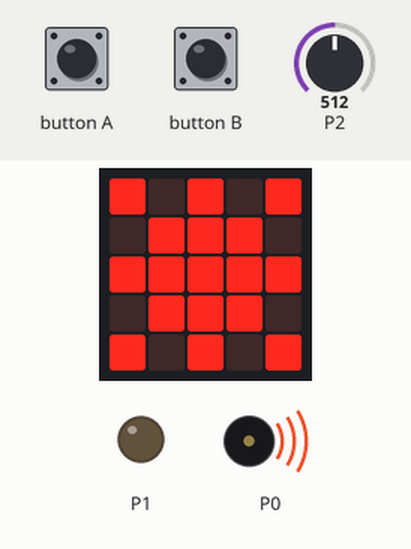
The program below on a simulated BBC micro:bit (MakeCode). Shown: the board's 5×5 LED display, output pins drawn as LEDs (lit = HIGH), buzzer (waves = sounding). The inputs (shaded band) are chosen by the test bench; at power-on: P2 = 512 (analog values on the 0–1023 scale).

Above: at 0.98 s.
1.3 s: P2 set to 52
3.2 s: P2 set to 46
At 5.1 s:
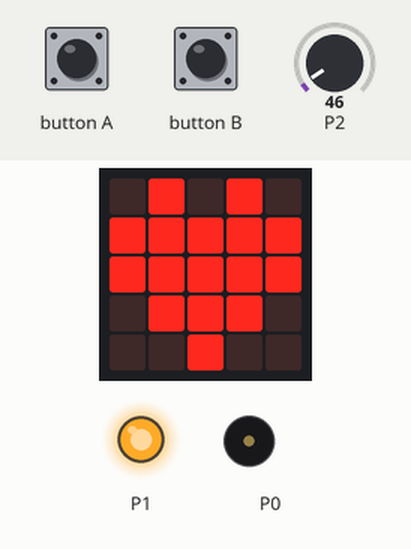
5.7 s: P2 set to 122
At 6.8 s:
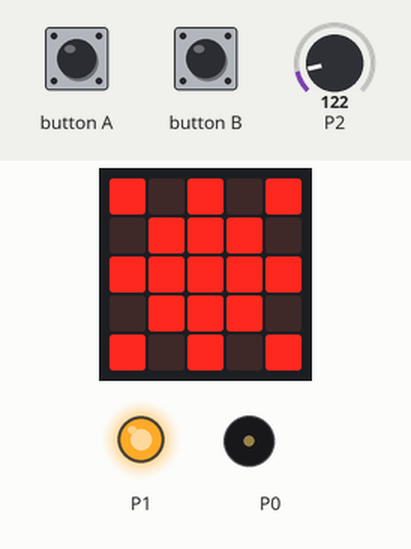
8.1 s: button A pressed for 0.15 s
8.8 s: P2 set to 0
At 9.8 s:
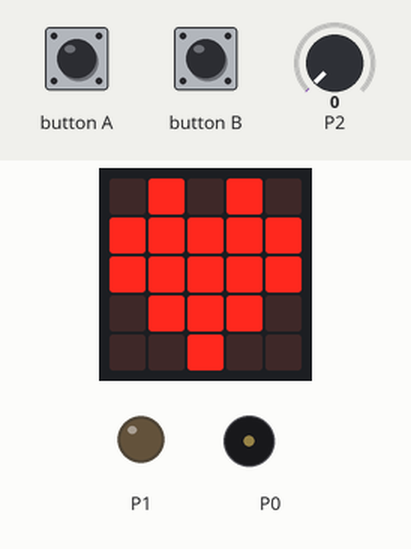
11.5 s: P2 set to 306
At 12.6 s:
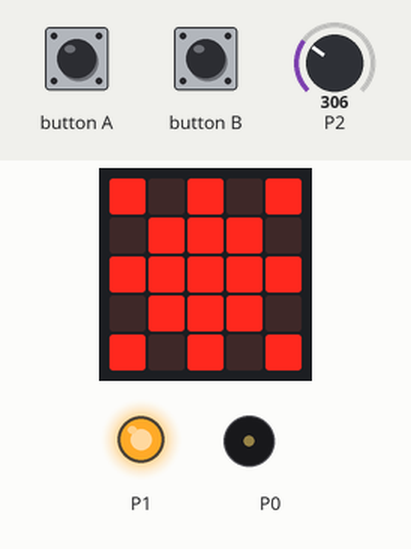
Timing chart, 0 to 15.5 s (numbered marks = the images above; inputs shaded):
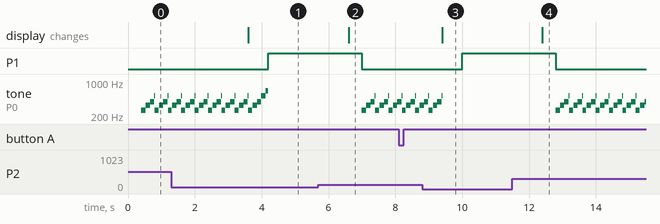

Measured:
- the behaviour switches between 50 and 49 on P2 (found by bisection; images 0 and 1)
- after the input at 3.2 s, P1: LOW → HIGH after 1.0 s; the display: changes after 0.40 s (image 1)
- after the input at 5.7 s, P1: HIGH → LOW after 1.3 s; tone on P0: silent → 262 Hz after 1.3 s, then repeats every 0.40 s: 330 Hz 0.13 s, 392 Hz 0.13 s, 523 Hz 0.01 s, 262 Hz 0.12 s, silent 0.01 s; the display: changes after 0.90 s (image 2)
- after the input at 8.8 s, P1: LOW → HIGH after 1.2 s; the display: changes after 0.60 s (image 3)
- after the input at 11.5 s, P1: HIGH → LOW after 1.3 s; tone on P0: silent → 262 Hz after 1.3 s, then repeats every 0.40 s: 330 Hz 0.13 s, 392 Hz 0.13 s, 523 Hz 0.01 s, 262 Hz 0.12 s, silent 0.01 s; the display: changes after 0.90 s (image 4)
- by itself, tone on P0: plays 262 Hz for 0.12 s, 330 Hz for 0.13 s, 392 Hz for 0.13 s, 523 Hz for 0.01 s, 262 Hz for 0.12 s, 330 Hz for 0.13 s … (9 notes in this stretch)

The program:

main.ts
```typescript
input.onButtonPressed(Button.A, function () {
    음악정지 = 1
})
input.onButtonPressed(Button.B, function () {
    OLED.writeNumNewLine(조도값)
})
let 조도값 = 0
let 음악정지 = 0
basic.clearScreen()
let 기준값 = 50
음악정지 = 0
basic.forever(function () {
    조도값 = pins.analogReadPin(AnalogPin.P2)
    if (조도값 > 기준값) {
        if (음악정지 == 0) {
            basic.showLeds(`
                # . # . #
                . # # # .
                # # # # #
                . # # # .
                # . # . #
                `)
            music.startMelody(music.builtInMelody(Melodies.Prelude), MelodyOptions.Once)
            pins.digitalWritePin(DigitalPin.P1, 0)
        } else {
            if (음악정지 > 0) {
                basic.showLeds(`
                    # . # . #
                    . # # # .
                    # # # # #
                    . # # # .
                    # . # . #
                    `)
                music.stopAllSounds()
            }
        }
    } else {
        if (조도값 < 기준값) {
            basic.showIcon(IconNames.Heart)
            pins.digitalWritePin(DigitalPin.P1, 1)
            music.stopAllSounds()
        }
    }
})
basic.forever(function () {
    조도값 = pins.analogReadPin(AnalogPin.P2)
    if (조도값 > 기준값) {
        if (음악정지 == 0) {
            basic.showLeds(`
                # . # . #
                . # # # .
                # # # # #
                . # # # .
                # . # . #
                `)
            music.startMelody(music.builtInMelody(Melodies.Prelude), MelodyOptions.Once)
            pins.digitalWritePin(DigitalPin.P1, 0)
        } else {
            if (음악정지 > 0) {
                basic.showLeds(`
                    # . # . #
                    . # # # .
                    # # # # #
                    . # # # .
                    # . # . #
                    `)
                music.stopAllSounds()
            }
        }
    } else {
        if (조도값 < 기준값) {
            음악정지 = 0
            basic.showIcon(IconNames.Heart)
            pins.digitalWritePin(DigitalPin.P1, 1)
            music.stopAllSounds()
        }
    }
})
```

test.ts
```typescript
// 테스트는 여기로 이동합니다; 이 패키지가 확장으로 사용될 때 컴파일되지 않을 것 입니다.
```
